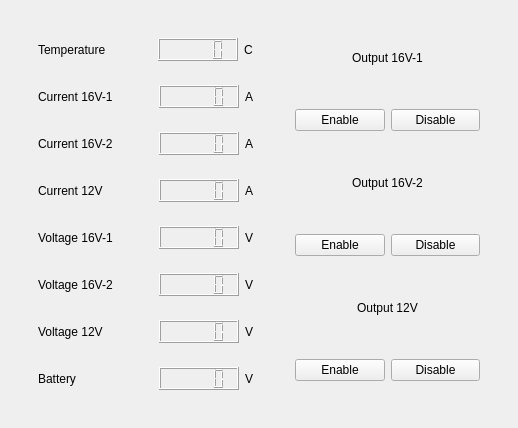
        <widget class="QWidget" name="tab_9">
         <attribute name="title">
          <string>Power 4</string>
         </attribute>
         <layout class="QVBoxLayout" name="verticalLayout_12">
          <item>
           <widget class="QWidget" name="widget_56" native="true">
            <layout class="QHBoxLayout" name="horizontalLayout_49">
             <item>
              <widget class="QWidget" name="widget_57" native="true">
               <layout class="QVBoxLayout" name="verticalLayout_10">
                <item>
                 <widget class="QWidget" name="widget_58" native="true">
                  <layout class="QHBoxLayout" name="horizontalLayout_50">
                   <item>
                    <widget class="QLabel" name="label_154">
                     <property name="text">
                      <string>Temperature</string>
                     </property>
                    </widget>
                   </item>
                   <item>
                    <spacer name="horizontalSpacer_32">
                     <property name="orientation">
                      <enum>Qt::Horizontal</enum>
                     </property>
                     <property name="sizeHint" stdset="0">
                      <size>
                       <width>0</width>
                       <height>0</height>
                      </size>
                     </property>
                    </spacer>
                   </item>
                   <item>
                    <widget class="QLCDNumber" name="Temperature3">
                     <property name="minimumSize">
                      <size>
                       <width>80</width>
                       <height>0</height>
                      </size>
                     </property>
                     <property name="layoutDirection">
                      <enum>Qt::RightToLeft</enum>
                     </property>
                     <property name="autoFillBackground">
                      <bool>false</bool>
                     </property>
                    </widget>
                   </item>
                   <item>
                    <widget class="QLabel" name="label_155">
                     <property name="layoutDirection">
                      <enum>Qt::RightToLeft</enum>
                     </property>
                     <property name="text">
                      <string>C</string>
                     </property>
                     <property name="alignment">
                      <set>Qt::AlignLeading|Qt::AlignLeft|Qt::AlignVCenter</set>
                     </property>
                    </widget>
                   </item>
                  </layout>
                 </widget>
                </item>
                <item>
                 <widget class="QWidget" name="widget_59" native="true">
                  <layout class="QHBoxLayout" name="horizontalLayout_51">
                   <item>
                    <widget class="QLabel" name="label_156">
                     <property name="text">
                      <string>Current 16V-1</string>
                     </property>
                    </widget>
                   </item>
                   <item>
                    <spacer name="horizontalSpacer_33">
                     <property name="orientation">
                      <enum>Qt::Horizontal</enum>
                     </property>
                     <property name="sizeHint" stdset="0">
                      <size>
                       <width>40</width>
                       <height>20</height>
                      </size>
                     </property>
                    </spacer>
                   </item>
                   <item>
                    <widget class="QLCDNumber" name="Current1613">
                     <property name="minimumSize">
                      <size>
                       <width>80</width>
                       <height>0</height>
                      </size>
                     </property>
                    </widget>
                   </item>
                   <item>
                    <widget class="QLabel" name="label_157">
                     <property name="text">
                      <string>A</string>
                     </property>
                    </widget>
                   </item>
                  </layout>
                 </widget>
                </item>
                <item>
                 <widget class="QWidget" name="widget_60" native="true">
                  <layout class="QHBoxLayout" name="horizontalLayout_52">
                   <item>
                    <widget class="QLabel" name="label_158">
                     <property name="text">
                      <string>Current 16V-2</string>
                     </property>
                    </widget>
                   </item>
                   <item>
                    <spacer name="horizontalSpacer_34">
                     <property name="orientation">
                      <enum>Qt::Horizontal</enum>
                     </property>
                     <property name="sizeHint" stdset="0">
                      <size>
                       <width>40</width>
                       <height>20</height>
                      </size>
                     </property>
                    </spacer>
                   </item>
                   <item>
                    <widget class="QLCDNumber" name="Current1623">
                     <property name="minimumSize">
                      <size>
                       <width>80</width>
                       <height>0</height>
                      </size>
                     </property>
                    </widget>
                   </item>
                   <item>
                    <widget class="QLabel" name="label_159">
                     <property name="text">
                      <string>A</string>
                     </property>
                    </widget>
                   </item>
                  </layout>
                 </widget>
                </item>
                <item>
                 <widget class="QWidget" name="widget_61" native="true">
                  <layout class="QHBoxLayout" name="horizontalLayout_53">
                   <item>
                    <widget class="QLabel" name="label_160">
                     <property name="text">
                      <string>Current 12V</string>
                     </property>
                    </widget>
                   </item>
                   <item>
                    <spacer name="horizontalSpacer_35">
                     <property name="orientation">
                      <enum>Qt::Horizontal</enum>
                     </property>
                     <property name="sizeHint" stdset="0">
                      <size>
                       <width>40</width>
                       <height>20</height>
                      </size>
                     </property>
                    </spacer>
                   </item>
                   <item>
                    <widget class="QLCDNumber" name="Current123">
                     <property name="minimumSize">
                      <size>
                       <width>80</width>
                       <height>0</height>
                      </size>
                     </property>
                    </widget>
                   </item>
                   <item>
                    <widget class="QLabel" name="label_161">
                     <property name="text">
                      <string>A</string>
                     </property>
                    </widget>
                   </item>
                  </layout>
                 </widget>
                </item>
                <item>
                 <widget class="QWidget" name="widget_62" native="true">
                  <layout class="QHBoxLayout" name="horizontalLayout_54">
                   <item>
                    <widget class="QLabel" name="label_162">
                     <property name="text">
                      <string>Voltage 16V-1</string>
                     </property>
                    </widget>
                   </item>
                   <item>
                    <spacer name="horizontalSpacer_36">
                     <property name="orientation">
                      <enum>Qt::Horizontal</enum>
                     </property>
                     <property name="sizeHint" stdset="0">
                      <size>
                       <width>40</width>
                       <height>20</height>
                      </size>
                     </property>
                    </spacer>
                   </item>
                   <item>
                    <widget class="QLCDNumber" name="Voltage1613">
                     <property name="minimumSize">
                      <size>
                       <width>80</width>
                       <height>0</height>
                      </size>
                     </property>
                    </widget>
                   </item>
                   <item>
                    <widget class="QLabel" name="label_163">
                     <property name="text">
                      <string>V</string>
                     </property>
                    </widget>
                   </item>
                  </layout>
                 </widget>
                </item>
                <item>
                 <widget class="QWidget" name="widget_63" native="true">
                  <layout class="QHBoxLayout" name="horizontalLayout_55">
                   <item>
                    <widget class="QLabel" name="label_164">
                     <property name="text">
                      <string>Voltage 16V-2</string>
                     </property>
                    </widget>
                   </item>
                   <item>
                    <spacer name="horizontalSpacer_37">
                     <property name="orientation">
                      <enum>Qt::Horizontal</enum>
                     </property>
                     <property name="sizeHint" stdset="0">
                      <size>
                       <width>40</width>
                       <height>20</height>
                      </size>
                     </property>
                    </spacer>
                   </item>
                   <item>
                    <widget class="QLCDNumber" name="Voltage1623">
                     <property name="minimumSize">
                      <size>
                       <width>80</width>
                       <height>0</height>
                      </size>
                     </property>
                    </widget>
                   </item>
                   <item>
                    <widget class="QLabel" name="label_165">
                     <property name="text">
                      <string>V</string>
                     </property>
                    </widget>
                   </item>
                  </layout>
                 </widget>
                </item>
                <item>
                 <widget class="QWidget" name="widget_64" native="true">
                  <layout class="QHBoxLayout" name="horizontalLayout_56">
                   <item>
                    <widget class="QLabel" name="label_166">
                     <property name="text">
                      <string>Voltage 12V</string>
                     </property>
                    </widget>
                   </item>
                   <item>
                    <spacer name="horizontalSpacer_38">
                     <property name="orientation">
                      <enum>Qt::Horizontal</enum>
                     </property>
                     <property name="sizeHint" stdset="0">
                      <size>
                       <width>40</width>
                       <height>20</height>
                      </size>
                     </property>
                    </spacer>
                   </item>
                   <item>
                    <widget class="QLCDNumber" name="Voltage123">
                     <property name="minimumSize">
                      <size>
                       <width>80</width>
                       <height>0</height>
                      </size>
                     </property>
                     <property name="value" stdset="0">
                      <double>0.000000000000000</double>
                     </property>
                    </widget>
                   </item>
                   <item>
                    <widget class="QLabel" name="label_213">
                     <property name="text">
                      <string>V</string>
                     </property>
                    </widget>
                   </item>
                  </layout>
                 </widget>
                </item>
                <item>
                 <widget class="QWidget" name="widget_65" native="true">
                  <layout class="QHBoxLayout" name="horizontalLayout_57">
                   <item>
                    <widget class="QLabel" name="label_214">
                     <property name="text">
                      <string>Battery</string>
                     </property>
                    </widget>
                   </item>
                   <item>
                    <spacer name="horizontalSpacer_39">
                     <property name="orientation">
                      <enum>Qt::Horizontal</enum>
                     </property>
                     <property name="sizeHint" stdset="0">
                      <size>
                       <width>40</width>
                       <height>20</height>
                      </size>
                     </property>
                    </spacer>
                   </item>
                   <item>
                    <widget class="QLCDNumber" name="Battery3">
                     <property name="minimumSize">
                      <size>
                       <width>80</width>
                       <height>0</height>
                      </size>
                     </property>
                     <property name="value" stdset="0">
                      <double>0.000000000000000</double>
                     </property>
                    </widget>
                   </item>
                   <item>
                    <widget class="QLabel" name="label_215">
                     <property name="text">
                      <string>V</string>
                     </property>
                    </widget>
                   </item>
                  </layout>
                 </widget>
                </item>
               </layout>
              </widget>
             </item>
             <item>
              <widget class="QWidget" name="widget_66" native="true">
               <layout class="QVBoxLayout" name="verticalLayout_11">
                <item>
                 <widget class="QLabel" name="label_216">
                  <property name="text">
                   <string>Output 16V-1</string>
                  </property>
                  <property name="alignment">
                   <set>Qt::AlignCenter</set>
                  </property>
                 </widget>
                </item>
                <item>
                 <widget class="QWidget" name="widget_67" native="true">
                  <property name="minimumSize">
                   <size>
                    <width>203</width>
                    <height>47</height>
                   </size>
                  </property>
                  <layout class="QHBoxLayout" name="horizontalLayout_58">
                   <item>
                    <widget class="QPushButton" name="OutEnable1613">
                     <property name="text">
                      <string>Enable</string>
                     </property>
                    </widget>
                   </item>
                   <item>
                    <widget class="QPushButton" name="OutDisable1613">
                     <property name="text">
                      <string>Disable</string>
                     </property>
                    </widget>
                   </item>
                  </layout>
                 </widget>
                </item>
                <item>
                 <widget class="QLabel" name="label_217">
                  <property name="text">
                   <string>Output 16V-2</string>
                  </property>
                  <property name="alignment">
                   <set>Qt::AlignCenter</set>
                  </property>
                 </widget>
                </item>
                <item>
                 <widget class="QWidget" name="widget_68" native="true">
                  <layout class="QHBoxLayout" name="horizontalLayout_59">
                   <item>
                    <widget class="QPushButton" name="OutEnable1623">
                     <property name="text">
                      <string>Enable</string>
                     </property>
                    </widget>
                   </item>
                   <item>
                    <widget class="QPushButton" name="OutDisable1623">
                     <property name="text">
                      <string>Disable</string>
                     </property>
                    </widget>
                   </item>
                  </layout>
                 </widget>
                </item>
                <item>
                 <widget class="QLabel" name="label_218">
                  <property name="text">
                   <string>Output 12V</string>
                  </property>
                  <property name="alignment">
                   <set>Qt::AlignCenter</set>
                  </property>
                 </widget>
                </item>
                <item>
                 <widget class="QWidget" name="widget_69" native="true">
                  <layout class="QHBoxLayout" name="horizontalLayout_60">
                   <item>
                    <widget class="QPushButton" name="OutEnable123">
                     <property name="text">
                      <string>Enable</string>
                     </property>
                    </widget>
                   </item>
                   <item>
                    <widget class="QPushButton" name="OutDisable123">
                     <property name="text">
                      <string>Disable</string>
                     </property>
                    </widget>
                   </item>
                  </layout>
                 </widget>
                </item>
               </layout>
              </widget>
             </item>
            </layout>
           </widget>
          </item>
         </layout>
        </widget>
